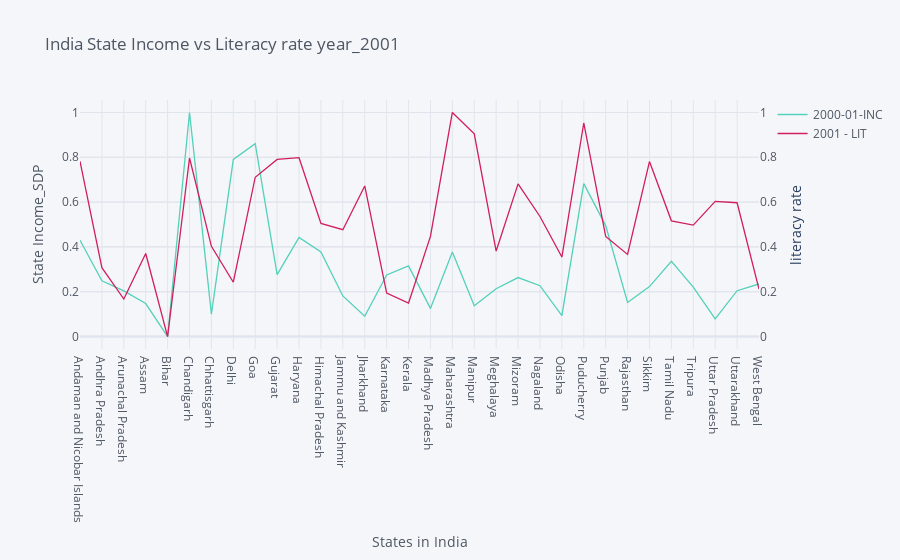

Notebook code cell kept with this figure:
### Code cell
df_lit_inc_2001.iplot(kind='line',x='States_Union Territories',secondary_y='2001 - LIT',
                      colors=['#53D1BA','#D11E5D'],title='India State Income vs Literacy rate year_2001',
                      xTitle='States in India',yTitle='State Income_SDP',
                      secondary_y_title='literacy rate',theme='pearl')

### Figure 1 — Plotly figure (JSON) as saved in the notebook; plotly's stock layout.template omitted (floating-point values rounded to 4 significant figures)
{"data": [{"line": {"color": "rgba(83, 209, 186, 1.0)", "dash": "solid", "shape": "linear", "width": 1.3}, "mode": "lines", "name": "2000-01-INC", "text": "", "type": "scatter", "x": ["Andaman and Nicobar Islands", "Andhra Pradesh", "Arunachal Pradesh", "Assam", "Bihar", "Chandigarh", "Chhattisgarh", "Delhi", "Goa", "Gujarat", "Haryana", "Himachal Pradesh", "Jammu and Kashmir", "Jharkhand", "Karnataka", "Kerala", "Madhya Pradesh", "Maharashtra", "Manipur", "Meghalaya", "Mizoram", "Nagaland", "Odisha", "Puducherry", "Punjab", "Rajasthan", "Sikkim", "Tamil Nadu", "Tripura", "Uttar Pradesh", "Uttarakhand", "West Bengal"], "y": [0.4297, 0.2486, 0.204, 0.1473, 0, 1, 0.09985, 0.7903, 0.8608, 0.2762, 0.4421, 0.3778, 0.1811, 0.09064, 0.2751, 0.3155, 0.1256, 0.3774, 0.1373, 0.2132, 0.2632, 0.2269, 0.09314, 0.6822, 0.4951, 0.1523, 0.2229, 0.3358, 0.2207, 0.07872, 0.2046, 0.2345]}, {"line": {"color": "rgba(209, 30, 93, 1.0)", "dash": "solid", "shape": "linear", "width": 1.3}, "mode": "lines", "name": "2001 - LIT", "text": "", "type": "scatter", "x": ["Andaman and Nicobar Islands", "Andhra Pradesh", "Arunachal Pradesh", "Assam", "Bihar", "Chandigarh", "Chhattisgarh", "Delhi", "Goa", "Gujarat", "Haryana", "Himachal Pradesh", "Jammu and Kashmir", "Jharkhand", "Karnataka", "Kerala", "Madhya Pradesh", "Maharashtra", "Manipur", "Meghalaya", "Mizoram", "Nagaland", "Odisha", "Puducherry", "Punjab", "Rajasthan", "Sikkim", "Tamil Nadu", "Tripura", "Uttar Pradesh", "Uttarakhand", "West Bengal"], "xaxis": "x", "y": [0.782, 0.3071, 0.1674, 0.3705, 0, 0.7966, 0.4026, 0.2424, 0.7109, 0.7905, 0.7982, 0.5048, 0.4767, 0.6721, 0.1943, 0.1496, 0.4469, 1, 0.9042, 0.3817, 0.6813, 0.5358, 0.3548, 0.953, 0.4466, 0.3666, 0.7807, 0.5164, 0.4973, 0.6031, 0.5971, 0.2114], "yaxis": "y2"}], "layout": {"autosize": true, "legend": {"bgcolor": "#F5F6F9", "font": {"color": "#4D5663"}}, "paper_bgcolor": "#F5F6F9", "plot_bgcolor": "#F5F6F9", "title": {"font": {"color": "#4D5663"}, "text": "India State Income vs Literacy rate year_2001"}, "xaxis": {"autorange": true, "gridcolor": "#E1E5ED", "range": [0, 31], "showgrid": true, "tickfont": {"color": "#4D5663"}, "title": {"font": {"color": "#4D5663"}, "text": "States in India"}, "type": "category", "zerolinecolor": "#E1E5ED"}, "yaxis": {"autorange": true, "gridcolor": "#E1E5ED", "range": [-0.05556, 1.056], "showgrid": true, "tickfont": {"color": "#4D5663"}, "title": {"font": {"color": "#4D5663"}, "text": "State Income_SDP"}, "type": "linear", "zerolinecolor": "#E1E5ED"}, "yaxis2": {"anchor": "x", "autorange": true, "gridcolor": "#E1E5ED", "overlaying": "y", "range": [-0.05556, 1.056], "showgrid": true, "side": "right", "tickfont": {"color": "#4D5663"}, "title": {"text": "literacy rate"}, "type": "linear", "zerolinecolor": "#E1E5ED"}}}
